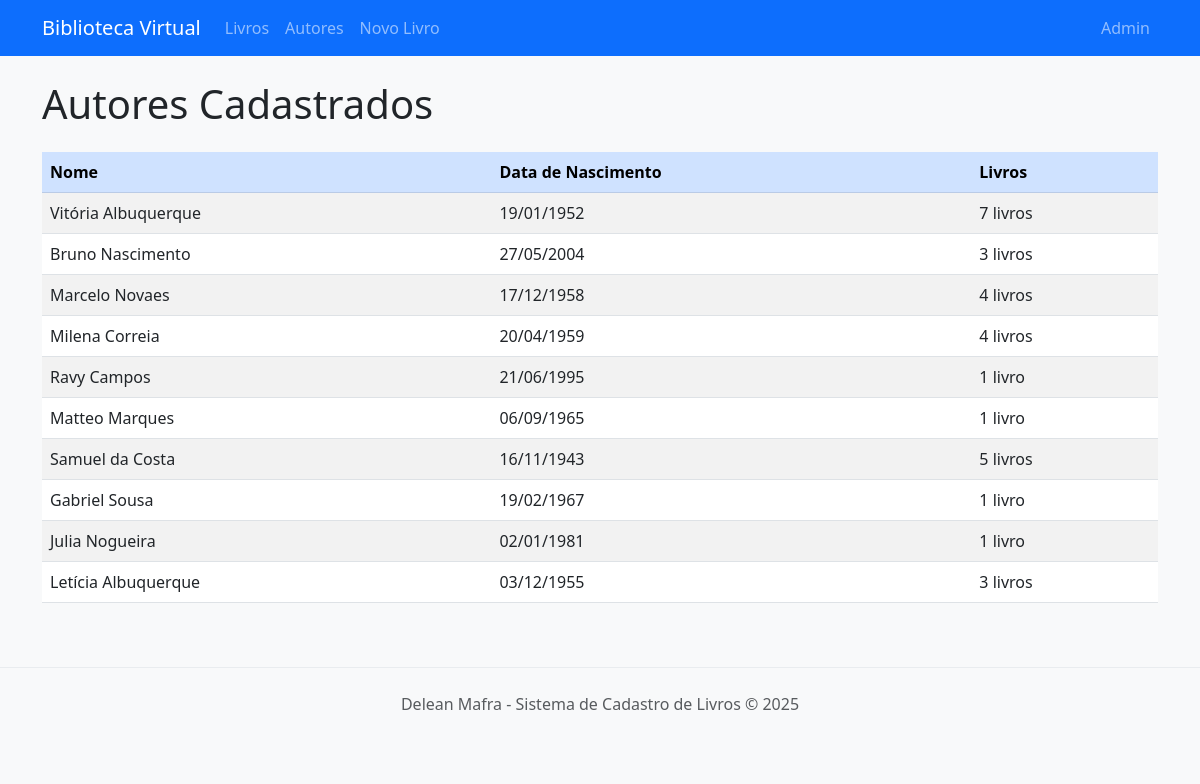
/books/authors/, run on an earlier commit of the app's database.
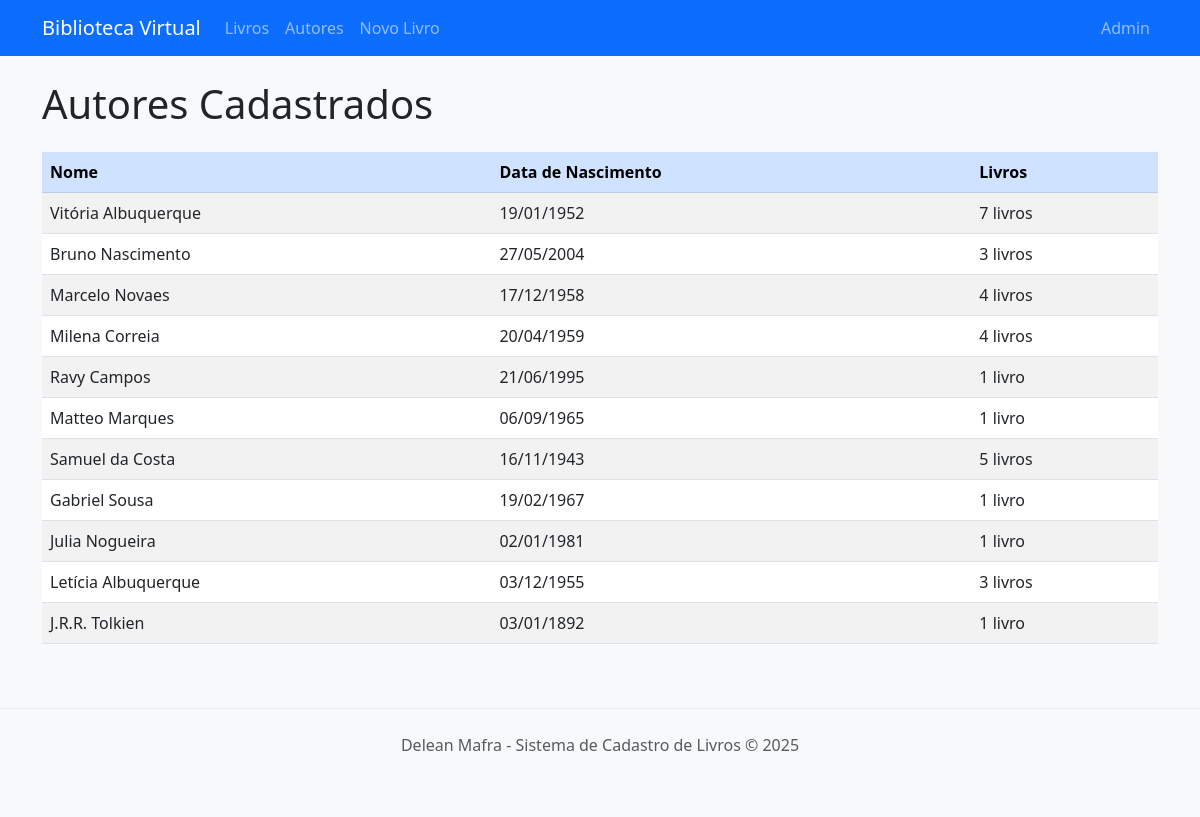
And on a later commit of the database.
### bookapp/models.py (models this page shows, shortened)
class Author(models.Model):
    name = models.CharField(max_length=100)
    birth_date = models.DateField()

### bookapp/views.py (the view)
# urls.py: path('authors/', views.AuthorListView.as_view(), name='author-list'),
class AuthorListView(ListView):
    model = Author
    template_name = 'bookapp/author_list.html'
    context_object_name = 'authors'

### templates/bookapp/author_list.html (shortened to what this page needs)
{% extends 'base.html' %}
{% block content %}
    <h1 class="mb-4">Autores Cadastrados</h1>
    {% if authors %}
        <div class="table-responsive">
            <table class="table table-striped table-hover">
                <thead class="table-primary">
                    <tr>
                        <th>Nome</th>
                        <th>Data de Nascimento</th>
                        <th>Livros</th>
                    </tr>
                </thead>
                <tbody>
                    {% for author in authors %}
                        <tr>
                            <td>{{ author.name }}</td>
                            <td>{{ author.birth_date|date:"d/m/Y" }}</td>
                            <td>
                                {% with book_count=author.book_set.count %}
                                    {{ book_count }} livro{{ book_count|pluralize }}
                                {% endwith %}
                            </td>
                        </tr>
                    {% endfor %}
                </tbody>
            </table>
        </div>
    {% else %}
        <div class="alert alert-info">
            <p>Nenhum autor cadastrado.</p>
        </div>
    {% endif %}
{% endblock %}

### templates/base.html (shortened to what this page needs)
<!DOCTYPE html>
<html lang="pt-br">
<head>
    <link href="https://cdn.jsdelivr.net/npm/bootstrap@5.3.0/dist/css/bootstrap.min.css" rel="stylesheet">
    <link rel="stylesheet" href="https://cdn.jsdelivr.net/npm/bootstrap-icons@1.11.0/font/bootstrap-icons.css">
    {% load static %}
    <link rel="stylesheet" href="{% static 'css/style.css' %}">
</head>
<body>
    <nav class="navbar navbar-expand-lg navbar-dark bg-primary mb-4">
        <div class="container">
            <a class="navbar-brand" href="{% url 'book-list' %}">Biblioteca Virtual</a>
            <div class="collapse navbar-collapse" id="navbarNav">
                <ul class="navbar-nav">
                    <li class="nav-item">
                        <a class="nav-link" href="{% url 'book-list' %}">Livros</a>
                    </li>
                    <li class="nav-item">
                        <a class="nav-link" href="{% url 'author-list' %}">Autores</a>
                    </li>
                    <li class="nav-item">
                        <a class="nav-link" href="{% url 'book-create' %}">Novo Livro</a>
                    </li>
                </ul>
                <ul class="navbar-nav ms-auto">
                    <li class="nav-item">
                        <a class="nav-link" href="/admin/">Admin</a>
                    </li>
                </ul>
            </div>
        </div>
    </nav>
    <div class="container">
        {% block content %}
        {% endblock %}
    </div>
    <footer class="bg-light text-center text-muted py-4 mt-5">
        <div class="container">
            <p>Delean Mafra - Sistema de Cadastro de Livros &copy; 2025</p>
        </div>
    </footer>
</body>
</html>

### static/css/style.css (style rules this page uses)
body { padding-bottom: 20px; background-color: #f8f9fa; }
footer { margin-top: 3rem; padding: 1rem 0; border-top: 1px solid #e9ecef; }

What changed in the data, as far as the page shows it:
added Author: name "J.R.R. Tolkien", birth_date "03/01/1892", book_set.count "1"
